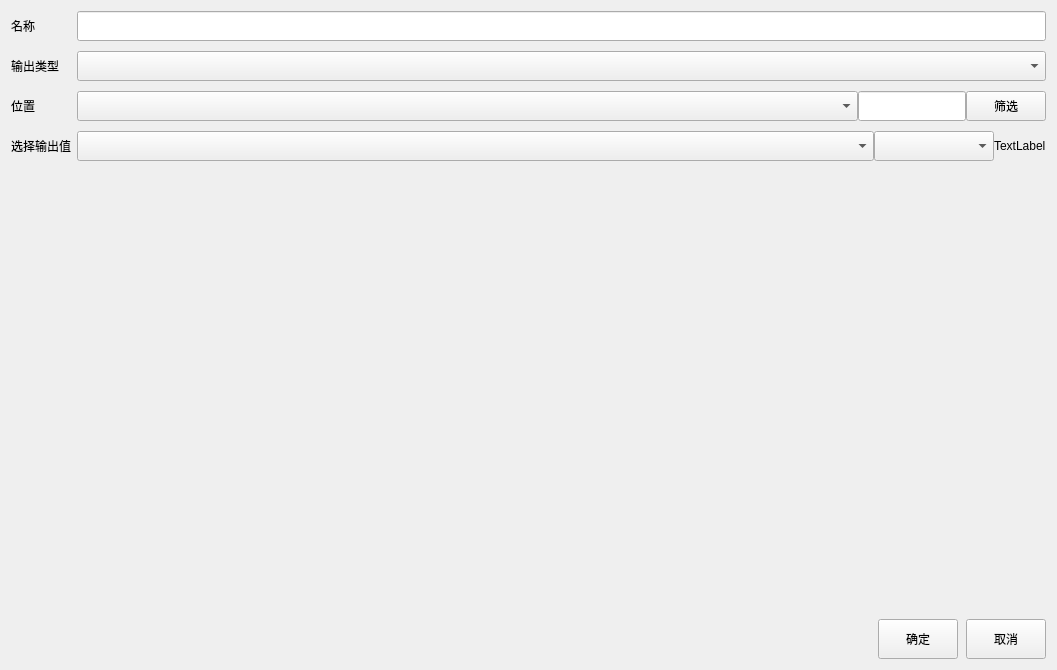
<?xml version="1.0" encoding="UTF-8"?>
<ui version="4.0">
 <class>DefineOutputByCAEResultFile</class>
 <widget class="QWidget" name="DefineOutputByCAEResultFile">
  <property name="geometry">
   <rect>
    <x>0</x>
    <y>0</y>
    <width>1057</width>
    <height>670</height>
   </rect>
  </property>
  <property name="windowTitle">
   <string>Form</string>
  </property>
  <layout class="QVBoxLayout" name="verticalLayout" stretch="0,1,0">
   <item>
    <layout class="QGridLayout" name="gridLayout">
     <property name="horizontalSpacing">
      <number>6</number>
     </property>
     <property name="verticalSpacing">
      <number>10</number>
     </property>
     <item row="0" column="1">
      <widget class="QLineEdit" name="lineEdit_name">
       <property name="minimumSize">
        <size>
         <width>0</width>
         <height>30</height>
        </size>
       </property>
       <property name="maximumSize">
        <size>
         <width>16777215</width>
         <height>30</height>
        </size>
       </property>
      </widget>
     </item>
     <item row="0" column="0">
      <widget class="QLabel" name="label_name">
       <property name="minimumSize">
        <size>
         <width>0</width>
         <height>30</height>
        </size>
       </property>
       <property name="maximumSize">
        <size>
         <width>16777215</width>
         <height>30</height>
        </size>
       </property>
       <property name="text">
        <string>名称</string>
       </property>
      </widget>
     </item>
     <item row="1" column="1">
      <widget class="QComboBox" name="comboBox_OutputType">
       <property name="minimumSize">
        <size>
         <width>0</width>
         <height>30</height>
        </size>
       </property>
       <property name="maximumSize">
        <size>
         <width>16777215</width>
         <height>30</height>
        </size>
       </property>
      </widget>
     </item>
     <item row="2" column="1">
      <layout class="QHBoxLayout" name="horizontalLayout_2" stretch="1,0">
       <item>
        <widget class="QComboBox" name="comboBox_Pos">
         <property name="minimumSize">
          <size>
           <width>0</width>
           <height>30</height>
          </size>
         </property>
         <property name="maximumSize">
          <size>
           <width>16777215</width>
           <height>30</height>
          </size>
         </property>
        </widget>
       </item>
       <item>
        <layout class="QHBoxLayout" name="horizontalLayout">
         <item>
          <widget class="QLineEdit" name="lineEdit_Filter">
           <property name="minimumSize">
            <size>
             <width>0</width>
             <height>30</height>
            </size>
           </property>
           <property name="maximumSize">
            <size>
             <width>16777215</width>
             <height>30</height>
            </size>
           </property>
          </widget>
         </item>
         <item>
          <widget class="QPushButton" name="pushButton_Filter">
           <property name="minimumSize">
            <size>
             <width>0</width>
             <height>30</height>
            </size>
           </property>
           <property name="maximumSize">
            <size>
             <width>16777215</width>
             <height>30</height>
            </size>
           </property>
           <property name="text">
            <string>筛选</string>
           </property>
          </widget>
         </item>
        </layout>
       </item>
      </layout>
     </item>
     <item row="3" column="0">
      <widget class="QLabel" name="label_OutputValue">
       <property name="minimumSize">
        <size>
         <width>0</width>
         <height>30</height>
        </size>
       </property>
       <property name="maximumSize">
        <size>
         <width>16777215</width>
         <height>30</height>
        </size>
       </property>
       <property name="text">
        <string>选择输出值</string>
       </property>
      </widget>
     </item>
     <item row="1" column="0">
      <widget class="QLabel" name="label_OutputType">
       <property name="minimumSize">
        <size>
         <width>0</width>
         <height>30</height>
        </size>
       </property>
       <property name="maximumSize">
        <size>
         <width>16777215</width>
         <height>30</height>
        </size>
       </property>
       <property name="text">
        <string>输出类型</string>
       </property>
      </widget>
     </item>
     <item row="2" column="0">
      <widget class="QLabel" name="label_Pos">
       <property name="minimumSize">
        <size>
         <width>0</width>
         <height>30</height>
        </size>
       </property>
       <property name="maximumSize">
        <size>
         <width>16777215</width>
         <height>30</height>
        </size>
       </property>
       <property name="text">
        <string>位置</string>
       </property>
      </widget>
     </item>
     <item row="3" column="1">
      <layout class="QHBoxLayout" name="horizontalLayout_3" stretch="1,0,0">
       <item>
        <widget class="QComboBox" name="comboBox_OutputValue">
         <property name="minimumSize">
          <size>
           <width>0</width>
           <height>30</height>
          </size>
         </property>
         <property name="maximumSize">
          <size>
           <width>16777215</width>
           <height>30</height>
          </size>
         </property>
        </widget>
       </item>
       <item>
        <widget class="QComboBox" name="comboBox_OutputFunc">
         <property name="minimumSize">
          <size>
           <width>120</width>
           <height>30</height>
          </size>
         </property>
         <property name="maximumSize">
          <size>
           <width>16777215</width>
           <height>30</height>
          </size>
         </property>
        </widget>
       </item>
       <item>
        <widget class="QLabel" name="label_specialValue">
         <property name="minimumSize">
          <size>
           <width>0</width>
           <height>30</height>
          </size>
         </property>
         <property name="maximumSize">
          <size>
           <width>16777215</width>
           <height>30</height>
          </size>
         </property>
         <property name="text">
          <string>TextLabel</string>
         </property>
        </widget>
       </item>
      </layout>
     </item>
    </layout>
   </item>
   <item>
    <widget class="myLineChart" name="widget_chart" native="true"/>
   </item>
   <item>
    <layout class="QHBoxLayout" name="horizontalLayout_4" stretch="1,0,0">
     <property name="spacing">
      <number>8</number>
     </property>
     <property name="rightMargin">
      <number>0</number>
     </property>
     <item>
      <spacer name="horizontalSpacer">
       <property name="orientation">
        <enum>Qt::Horizontal</enum>
       </property>
       <property name="sizeHint" stdset="0">
        <size>
         <width>40</width>
         <height>20</height>
        </size>
       </property>
      </spacer>
     </item>
     <item>
      <widget class="QPushButton" name="Btn_yes">
       <property name="minimumSize">
        <size>
         <width>80</width>
         <height>40</height>
        </size>
       </property>
       <property name="text">
        <string>确定</string>
       </property>
      </widget>
     </item>
     <item>
      <widget class="QPushButton" name="Btn_cancel">
       <property name="minimumSize">
        <size>
         <width>80</width>
         <height>40</height>
        </size>
       </property>
       <property name="text">
        <string>取消</string>
       </property>
      </widget>
     </item>
    </layout>
   </item>
  </layout>
 </widget>
 <customwidgets>
  <customwidget>
   <class>myLineChart</class>
   <extends>QWidget</extends>
   <header location="global">PublicTool.myLineChart</header>
   <container>1</container>
  </customwidget>
 </customwidgets>
 <resources/>
 <connections/>
</ui>
